Frame 1 (no input): blank canvas, image omitted
Frame 60 (no input): blank canvas, image omitted
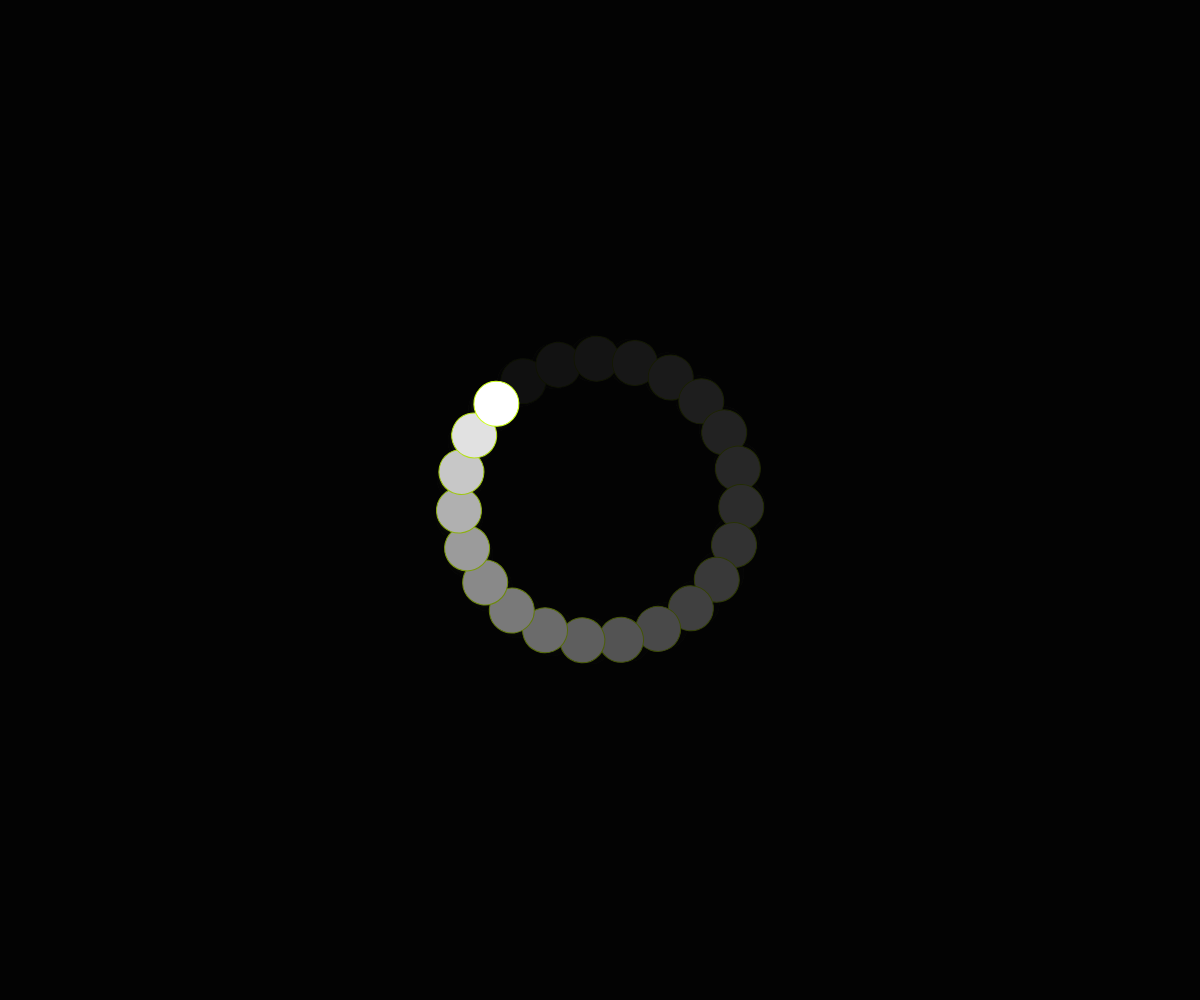
Frame 120 (the mouse pressed at the canvas centre since frame 60)

The p5.js sketch whose frames 1 and 60 were blank and that drew this single picture after the mouse press (run headless with seeded random() and noise() and a simulated clock; from frame 60 on, the mouse is pressed at the canvas centre):

// p5.js sketch
// ── sketch.js
// Planets and Moons (OOP)
// Ayeman Islam
// March 26/26
//
//

// Global Variables
let myPlanet;


function setup() {
  createCanvas(windowWidth, windowHeight);
  angleMode(DEGREES);
  myPlanet = new Planet(width/2, height/2);
  noStroke();
}


function draw() {
  background(0,30);
  stroke(205,255,25);
  myPlanet.display();
}

function mousePressed(){
//regular click -> add moon
// SHIFT click -> destriy and reset moon
if(keyIsPressed && keyCode === SHIFT){
  myPlanet = new Planet(width/2,height/2);
}
else{
  myPlanet.createMoon();
}
}

function keyPressed(){
  if(keyCode !== SHIFT){
    myPlanet.x = mouseX;
    myPlanet.y = mouseY;
  }
}

class Planet{
  //constructor
  constructor(x,y){
    this.x = x; this.y = y; this.s = 100;
    this.moons = [];
  }
  //class methods
  createMoon(){
    this.moons.push(new Moon());
  }

  display(){
    // draw the planet + all of its moons
    //circle(this.x, this.y, this.s);
    //for the moons
    for(let m of this.moons){
      m.update(this.x, this.y);
    }
  }
}

class Moon{
  constructor(){
    this.speed = random(5,20); //angular speed
    this.angle = 0;
    this.orbitRadius = random(100,300);
    this.s = random(30,50);
  }

  //class methods
  move(x,y){
    this.angle += this.speed;
  }

  display(x,y){
    push();
    translate(x,y);
    rotate(this.angle);
    circle(this.orbitRadius, 0, this.s);
    pop();
  }

  update(x,y){
    //helper method to handle all internal method calls.
    this.move();
    this.display(x,y);
  }
}
